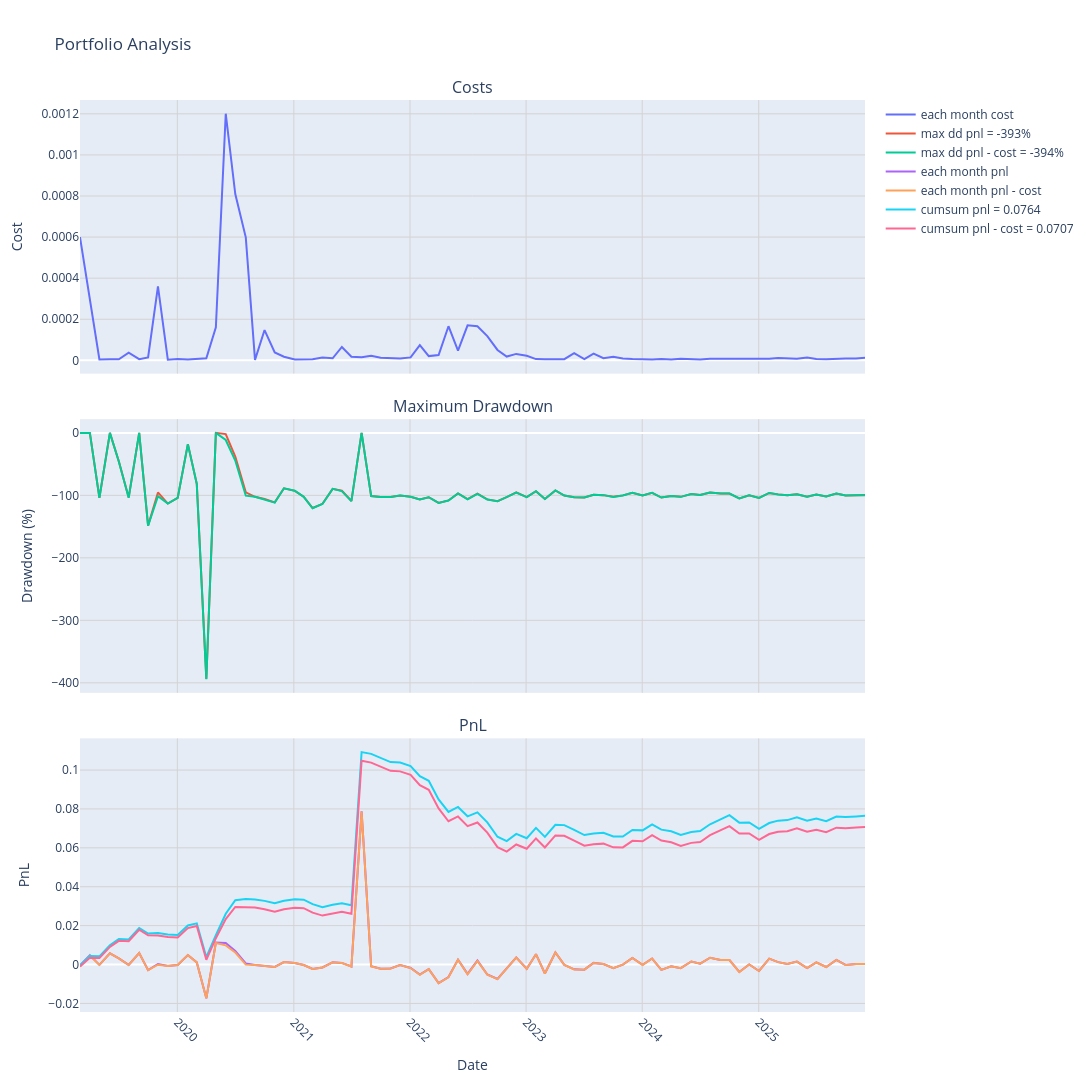

Notebook source saved alongside this figure:
### Code cell
pnls = pd.read_csv(path / "pnl.csv")

fig = make_subplots(
    rows=3, cols=1,
    shared_xaxes=True,
    vertical_spacing=0.05,
    subplot_titles=('Costs', 'Maximum Drawdown', 'PnL'),
    row_heights=[0.33, 0.33, 0.33]
)

fig.add_trace(go.Scatter(x=pnls['Date'], y=pnls['Cost'], mode='lines', name='each month cost'), row=1, col=1)

running_peak_pnl = np.maximum.accumulate(pnls['PnL'])
max_drawdown_pnl = (pnls['PnL'] - running_peak_pnl) / running_peak_pnl * 100

running_peak_net = np.maximum.accumulate(pnls['PnL'] - pnls['Cost'])
max_drawdown_net = (pnls['PnL'] - pnls['Cost'] - running_peak_net) / running_peak_net * 100

fig.add_trace(go.Scatter(x=pnls['Date'], y=max_drawdown_pnl, mode='lines', name=f'max dd pnl = {int(max_drawdown_pnl.min())}%'), row=2, col=1)
fig.add_trace(go.Scatter(x=pnls['Date'], y=max_drawdown_net, mode='lines', name=f'max dd pnl - cost = {int(max_drawdown_net.min())}%'),row=2, col=1)

fig.add_trace(go.Scatter(x=pnls['Date'], y=pnls['PnL'], mode='lines', name='each month pnl'), row=3, col=1)
fig.add_trace(go.Scatter(x=pnls['Date'], y=pnls['PnL'] - pnls['Cost'], mode='lines', name='each month pnl - cost'), row=3, col=1)

cumsum_pnl = pnls['PnL'].cumsum()
fig.add_trace(go.Scatter(x=pnls['Date'], y=cumsum_pnl, mode='lines', name=f"cumsum pnl = {round(cumsum_pnl.iloc[-1], 4)}"), row=3, col=1)

cumsum_net = (pnls['PnL'] - pnls['Cost']).cumsum()
fig.add_trace(go.Scatter(x=pnls['Date'], y=cumsum_net, mode='lines', name=f"cumsum pnl - cost = {round(cumsum_net.iloc[-1], 4)}"), row=3, col=1)


fig.update_layout(
    height=1200,
    width=1800,
    title_text="Portfolio Analysis",
    showlegend=True,
    hovermode='x unified'
)

fig.update_xaxes(title_text="Date", row=3, col=1, tickangle=45)
fig.update_yaxes(title_text="Cost", row=1, col=1)
fig.update_yaxes(title_text="Drawdown (%)", row=2, col=1)
fig.update_yaxes(title_text="PnL", row=3, col=1)

fig.update_xaxes(showgrid=True, gridwidth=1, gridcolor='LightGray')
fig.update_yaxes(showgrid=True, gridwidth=1, gridcolor='LightGray')

fig.show()
